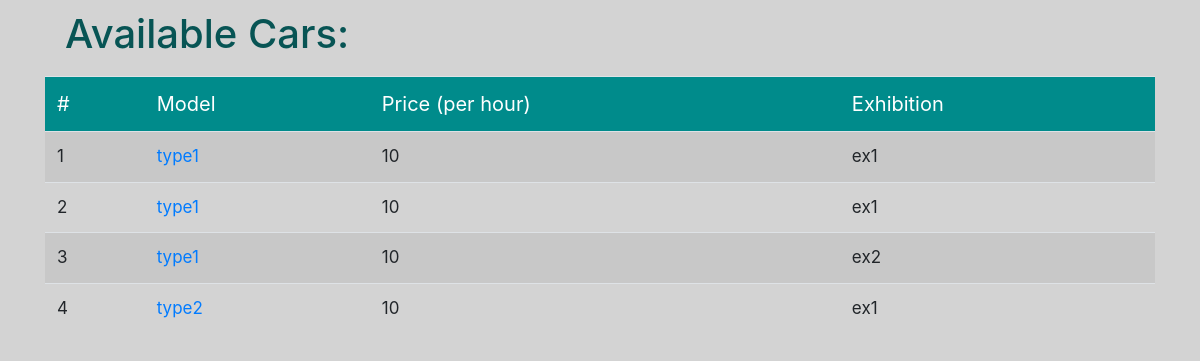
Page /rental/cars/ (signed in) on the committed database.
### car_rental/models.py (models this page shows, shortened)
class Car(models.Model):
    car_type = models.CharField(max_length=50, default='type0')
    plate = models.CharField(max_length=8, default='12345678')
    renter = models.ForeignKey(User, null=True, default=None, on_delete=models.SET_NULL, related_name='cars_rented')
    owner = models.ForeignKey(User, on_delete=models.CASCADE, null=True, related_name='cars_owned')
    price_per_hour = models.IntegerField(default=10)
    rent_start_time = models.DateTimeField('Start Time', default=timezone.now)
    rent_end_time = models.DateTimeField('End Time', default=timezone.now)

class User(AbstractUser):
    isCarExhibition = models.BooleanField(default=False)
    credit = models.IntegerField(default=0)

### car_rental/views.py (the view)
# urls.py: path('cars/', views.CarListView.as_view(), name='cars'),
@method_decorator(login_required, name='dispatch')
class CarListView(generic.ListView):
    template_name = 'car_rental/car_list.html'
    model = Car
    context_object_name = 'cars'
    def get_queryset(self):
        return Car.objects.exclude(rent_end_time__gt=timezone.now())

### car_rental/templates/car_rental/car_list.html (shortened to what this page needs)
{% load static %}
<!DOCTYPE html>
<html lang="en">
<head>
    <link rel="stylesheet" href="https://cdn.jsdelivr.net/npm/bootstrap@4.6.1/dist/css/bootstrap.min.css">
    <link rel="stylesheet" type="text/css" href="{% static 'car_rental/stylesheets/car_list.css' %}">
</head>
<body>
<div class="container">
<h1>Available Cars:</h1>
{% if cars %}
<table class="table table-striped table-hover">
    <thead class="thead-dark">
    <tr class="table_head" style="background: darkcyan;">
    <td>#</td>
    <td>Model</td>
    <td>Price (per hour)</td>
    <td>Exhibition</td>
    </tr>
    </thead>
{% for car in cars %}
    <tr>
    <td>{{ forloop.counter }}</td>
        <td><a href="{% url 'car_rental:car' car.id %}">{{ car.car_type }}</a></td>
    <td>{{ car.price_per_hour }}</td>
    <td>{{ car.owner.username }}</td>
    </tr>
{% endfor %}
{% else %}
    <div class="alert alert-danger" style="margin-top: 10px">
        <strong>Sorry!</strong> There are no available cars for you! </div>
{% endif %}
</table>
</div>
</body>
</html>

### car_rental/static/car_rental/stylesheets/car_list.css (style rules this page uses)
body { background: lightgray; }
h1 { color: #075454; padding: 10px 20px 10px 20px; }
table { width: 100%; }
td { font-size: 17px; padding: 10px; }
.table_head > td { color: white; font-size: 20px; }

### rows in the picture
Car: car_type "type1", price_per_hour "10", owner.username "ex1"
Car: car_type "type1", price_per_hour "10", owner.username "ex1"
Car: car_type "type1", price_per_hour "10", owner.username "ex2"
Car: car_type "type2", price_per_hour "10", owner.username "ex1"
